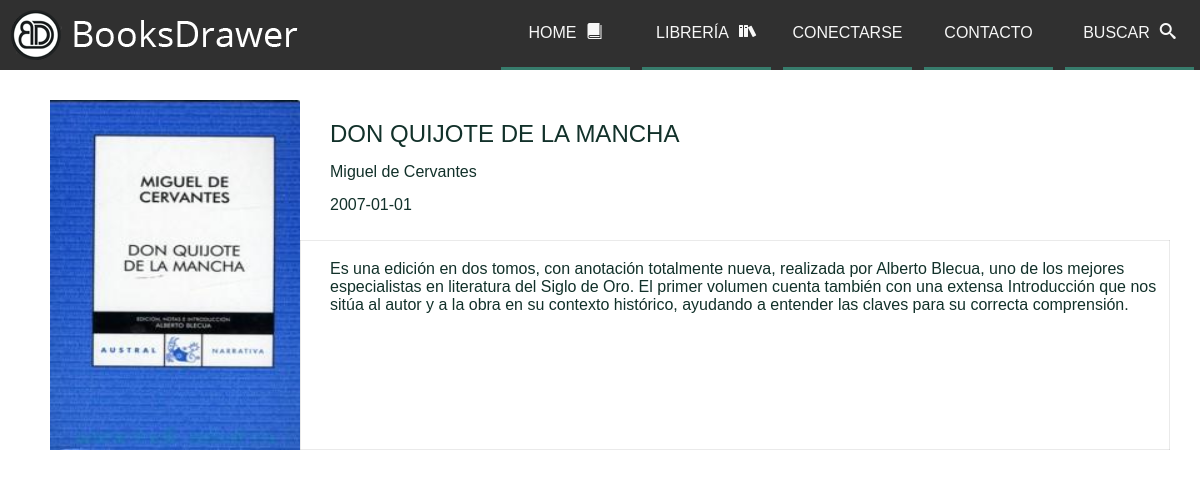
Page /PROJECTE/controller/buscarLibro.php?Titulo=DON QUIJOTE DE LA MANCHA on the committed database.
### tables this page shows
CREATE TABLE IF NOT EXISTS `libros` (
  `id_libro` int(11) NOT NULL AUTO_INCREMENT,
  `Titulo` varchar(100) DEFAULT '0',
  `Autor` varchar(100) DEFAULT '0',
  `Fecha` date DEFAULT '0000-00-00',
  `Genero` int(11) DEFAULT '0',
  `Descripcion` varchar(1000) DEFAULT '0',
  `Portada` varchar(100) DEFAULT NULL,
  PRIMARY KEY (`id_libro`),
  KEY `FK_libros_generos` (`Genero`),
  CONSTRAINT `FK_libros_generos` FOREIGN KEY (`Genero`) REFERENCES `generos` (`id_genero`)
);

### PROJECTE/model/db.class.php (called while the page is built, shortened)
<?php
class Database {
 private $conexion;
	public function conectar()
	{
		if(!isset($this->conexion))
		{
		  $this->conexion = (mysqli_connect("localhost","root","","booksdrawer"));
		}
	}
	public function consulta($sql){
		$resultado = mysqli_query($this->conexion,$sql);
  		return $resultado;
	}
	function numero_de_filas($result){
		return mysqli_num_rows($result);
	}
	function fetch_assoc($result){
			return mysqli_fetch_assoc($result);
	}
}
?>

### PROJECTE/model/libro.class.php (called while the page is built, shortened)
<?php
require_once "db.class.php";
class Libro extends Database {
	function buscarLibrosTitulo($titulo){
		$query = $this->consulta("SELECT * FROM libros WHERE titulo='$titulo'");
		if($this->numero_de_filas($query) > 0)
		{
				while ( $tsArray = $this->fetch_assoc($query) )
					$data[] = $tsArray;
				return $data;
		}else
		{
			header('Location: ../index.php');
		}
	}
		}
?>

### PROJECTE/model/generador.php (called while the page is built, shortened)
<?php
  function cargarPlantillaLibro($titulo){
  	 $pagina=cargarPagina("../views/PagLlibre/index.php");
  	 return $pagina;
  }
  function cargarPagina($pagina){
  	 return file_get_contents($pagina);
  }
   function cambiar($in='/\#Titulo\#/ms',$out,$pagina){
   	  return preg_replace($in,$out,$pagina);
   }
   function verPagina($html){
   	return $html;
   }
?>

### PROJECTE/controller/buscarLibro.php (the view, shortened to what this page needs)
<?php
require_once "../model/db.class.php";
require_once "../model/libro.class.php";
require_once '../model/generador.php';
	$lib=new Libro();
  if (empty($_POST)) {
    $valor = $lib->buscarLibrosTitulo($_GET["Titulo"]);
  }else{
      $valor = $lib->buscarLibrosTitulo($_POST["titulo"]);
  }
  $titulo=$valor[0]["Titulo"];
  $autor=$valor[0]["Autor"];
  $fecha=$valor[0]["Fecha"];
  $desc=$valor[0]["Descripcion"];
  $img=$valor[0]["Portada"];
  $pagina=cargarPlantillaLibro("../views/PagLlibre/index.php");
  $pagina=cambiar('/\#Titulo\#/ms',$titulo,$pagina);
  $pagina=cambiar('/\#Autor\#/ms',$autor,$pagina);
  $pagina=cambiar('/\#Fecha\#/ms',$fecha,$pagina);
  $pagina=cambiar('/\#Descripcion\#/ms',$desc,$pagina);
  $pagina=cambiar('/\#Ruta\#/ms',$img,$pagina);
  if(isset($_SESSION["username"])){
  	$pagina=cambiar('/\#session\#/ms',"<li><a href='../controller/perfilusuario.php'>Perfil</a></li>",$pagina);
  }else {
  	$pagina=cambiar('/\#session\#/ms',"<li><a href='../index.php'>Conectarse</a></li>",$pagina);
  }
  echo verPagina($pagina);
?>

### PROJECTE/views/PagLlibre/css/style.css (style rules this page uses)
#content { position: absolute; padding: 30px 0; width: 100%; margin-top: 70px; overflow: hidden; color: #12312A; }
#bookPortada { margin-left:50px; float: left; height: 350px; width: 250px; background-color: #303030; text-align: center; color: white; }
#info, #desc { width: calc(100% - 350px); height: 100px; float: left; padding: 20px 10px; }
#desc { height: 170px; box-shadow: inset 0 0 1px #303030; }
#bookPortada img { width: 100%; height: 100%; }
#title { font-size: 24px; }

### PROJECTE/views/css/icomoon.css (style rules this page uses)
[class^="icon-"], [class*=" icon-"] { font-family: 'icomoon' !important; speak: none; font-style: normal; font-weight: normal; font-variant: normal; text-transform: none; line-height: 1; -webkit-font-smoothing: antialiased; -moz-osx-font-smoothing: grayscale; }
.icon-book:before { content: "\e905"; }
.icon-books:before { content: "\e906"; }
.icon-search:before { content: "\e900"; }

### PROJECTE/views/css/barraMenu.css (style rules this page uses)
* { margin: 0; padding: 0; font-family: 'Ubuntu', sans-serif; }
header { position: fixed; width: 100%; height: 70px; background-color: rgb(48,48,48); z-index: 20; }
header nav { float: right; display: table; margin: auto; margin-top: 15px; height: 40px; -webkit-transition: margin-left .5s; }
header nav ul { display: block; float: right; list-style: none; padding: 0; }
div#image { margin-top: 10px; margin-left: 10px; float: left; content: url(../images/logo_home.png); }
nav ul { display: table; }
header nav ul li { text-align: center; float: left; width: 125px; margin: 6px; padding: 2px; margin-top: -19px; box-shadow: 0 -3px rgba(60,175,149,.6) inset; transition: all .2s; }
header nav ul li a { text-decoration: none; color: #f7f7f7; line-height: 70px; display: block; text-transform: uppercase; }
.icon-search:before { content: "\e900"; }
.icon-book:before { content: "\e905"; }
.icon-books:before { content: "\e906"; }
.icon-search:before, .icon-books:before, .icon-book:before { margin-left: 10px; }
p { padding-left: 20px; margin-bottom: 15px; }

### rows in the picture
libros: Portada+Descripcion+Fecha "HOME LIBRERÍA CONECTARSE CONTACTO BUSCAR DON QUIJOTE DE LA MANCHA Miguel de Cervantes 2007-01-01 Es una edición en dos tomos, con anotación totalmente nueva, realizada por Alberto Blecua, uno de los mejores especialistas en literatura del Siglo de Oro. El primer volumen cuenta también con una extensa Introducción que nos sitúa al autor y a la obra en su contexto histórico, ayudando a entender las claves para su correcta comprensión.", Portada+Descripcion+Fecha (picture)
